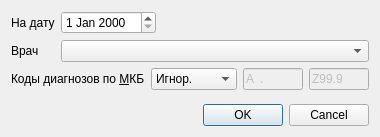
<?xml version="1.0" encoding="UTF-8"?>
<ui version="4.0">
 <class>DiagnosisDispansDialog</class>
 <widget class="QDialog" name="DiagnosisDispansDialog">
  <property name="geometry">
   <rect>
    <x>0</x>
    <y>0</y>
    <width>345</width>
    <height>137</height>
   </rect>
  </property>
  <property name="windowTitle">
   <string>Параметры</string>
  </property>
  <layout class="QGridLayout" name="gridLayout">
   <item row="0" column="0">
    <widget class="QLabel" name="lblDate">
     <property name="text">
      <string>На дату</string>
     </property>
    </widget>
   </item>
   <item row="0" column="2">
    <spacer name="horizontalSpacer">
     <property name="orientation">
      <enum>Qt::Horizontal</enum>
     </property>
     <property name="sizeHint" stdset="0">
      <size>
       <width>40</width>
       <height>20</height>
      </size>
     </property>
    </spacer>
   </item>
   <item row="0" column="1">
    <widget class="CDateEdit" name="edtDate"/>
   </item>
   <item row="1" column="0">
    <widget class="QLabel" name="label_4">
     <property name="text">
      <string>Врач</string>
     </property>
    </widget>
   </item>
   <item row="2" column="0" colspan="3">
    <layout class="QHBoxLayout" name="horizontalLayout_2" stretch="0,0,1,1,0">
     <item>
      <widget class="QLabel" name="lblMKB">
       <property name="text">
        <string>Коды диагнозов по &amp;МКБ</string>
       </property>
       <property name="buddy">
        <cstring>cmbMKBFilter</cstring>
       </property>
      </widget>
     </item>
     <item>
      <widget class="QComboBox" name="cmbMKBFilter">
       <item>
        <property name="text">
         <string>Игнор.</string>
        </property>
       </item>
       <item>
        <property name="text">
         <string>Интервал</string>
        </property>
       </item>
      </widget>
     </item>
     <item>
      <widget class="CICDCodeEdit" name="edtMKBFrom">
       <property name="enabled">
        <bool>false</bool>
       </property>
       <property name="sizePolicy">
        <sizepolicy hsizetype="Fixed" vsizetype="Fixed">
         <horstretch>0</horstretch>
         <verstretch>0</verstretch>
        </sizepolicy>
       </property>
       <property name="maximumSize">
        <size>
         <width>60</width>
         <height>16777215</height>
        </size>
       </property>
       <property name="inputMask">
        <string>a00.00; </string>
       </property>
       <property name="text">
        <string>A.</string>
       </property>
       <property name="maxLength">
        <number>6</number>
       </property>
      </widget>
     </item>
     <item>
      <widget class="CICDCodeEdit" name="edtMKBTo">
       <property name="enabled">
        <bool>false</bool>
       </property>
       <property name="sizePolicy">
        <sizepolicy hsizetype="Fixed" vsizetype="Fixed">
         <horstretch>0</horstretch>
         <verstretch>0</verstretch>
        </sizepolicy>
       </property>
       <property name="maximumSize">
        <size>
         <width>60</width>
         <height>16777215</height>
        </size>
       </property>
       <property name="inputMask">
        <string>a00.00; </string>
       </property>
       <property name="text">
        <string>Z99.9</string>
       </property>
       <property name="maxLength">
        <number>6</number>
       </property>
      </widget>
     </item>
     <item>
      <spacer name="spacer">
       <property name="orientation">
        <enum>Qt::Horizontal</enum>
       </property>
       <property name="sizeHint" stdset="0">
        <size>
         <width>40</width>
         <height>20</height>
        </size>
       </property>
      </spacer>
     </item>
    </layout>
   </item>
   <item row="3" column="1" colspan="2">
    <spacer name="verticalSpacer">
     <property name="orientation">
      <enum>Qt::Vertical</enum>
     </property>
     <property name="sizeHint" stdset="0">
      <size>
       <width>20</width>
       <height>40</height>
      </size>
     </property>
    </spacer>
   </item>
   <item row="4" column="2">
    <widget class="QDialogButtonBox" name="buttonBox">
     <property name="standardButtons">
      <set>QDialogButtonBox::Cancel|QDialogButtonBox::Ok</set>
     </property>
    </widget>
   </item>
   <item row="1" column="1" colspan="2">
    <widget class="CPersonComboBoxEx" name="cmbPerson"/>
   </item>
  </layout>
 </widget>
 <customwidgets>
  <customwidget>
   <class>CPersonComboBoxEx</class>
   <extends>QComboBox</extends>
   <header>Orgs/PersonComboBoxEx.h</header>
  </customwidget>
  <customwidget>
   <class>CDateEdit</class>
   <extends>QDateEdit</extends>
   <header>library/DateEdit</header>
  </customwidget>
  <customwidget>
   <class>CICDCodeEdit</class>
   <extends>QLineEdit</extends>
   <header>library/ICDCodeEdit.h</header>
  </customwidget>
 </customwidgets>
 <resources/>
 <connections>
  <connection>
   <sender>buttonBox</sender>
   <signal>rejected()</signal>
   <receiver>DiagnosisDispansDialog</receiver>
   <slot>reject()</slot>
   <hints>
    <hint type="sourcelabel">
     <x>169</x>
     <y>77</y>
    </hint>
    <hint type="destinationlabel">
     <x>211</x>
     <y>7</y>
    </hint>
   </hints>
  </connection>
 </connections>
</ui>
